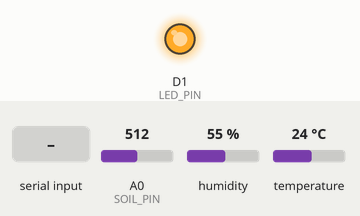
A sketch run on a simulated ESP8266 (NodeMCU). Shown: output pins drawn as LEDs (lit = HIGH). The test bench sets the inputs (shaded band); at power-on: A0 (SOIL_PIN) = 512, humidity 55 %, temperature 24 °C. What the sketch prints to the serial monitor is not drawn.

Above: at 1.2 s.
1.3 s: "WATER:90\n" received over Serial
Timing chart, 0 to 4.3 s (numbered marks = the images above; inputs shaded):
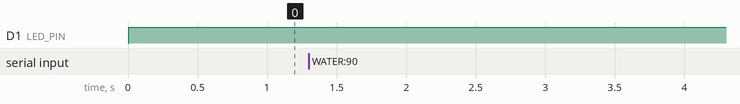

Measured:
- after the input at 1.3 s, D1 (LED_PIN): stays HIGH (without the input it goes to LOW after 0.74 s)

The sketch:

esp8266_maceta_inteligente.ino
```cpp
/*
   ============================================================
   PROYECTO MACETA INTELIGENTE - ESP8266 NodeMCU
   ============================================================

   COMPONENTES:
   - ESP8266 NodeMCU
   - Sensor humedad suelo capacitivo v2.0 (A0)
   - Sensor DHT11 (D4)
   - Optoacoplador CW401 + MOSFET IRFZ44N (D1)
   - LED Indicador y Mini bomba de agua (Controlados por D1)

   FUNCIONAMIENTO:
   - Lee la humedad del suelo y convierte a porcentaje de manera local.
   - Lee temperatura y humedad ambiente del DHT11.
   - Si la humedad es < 40% (planta seca), enciende la bomba automáticamente.
   - Soporta comando serial "WATER:<segundos>" enviado por el servidor Python de solarApp
     para activar un riego manual de duración específica.
   - Envía los datos formateados por Serial cada 2 segundos sin bloquear el CPU.

   ============================================================
*/

#include <DHT.h>

// =======================
// CONFIGURACION DHT11
// =======================
#define DHTPIN D4
#define DHTTYPE DHT11

DHT dht(DHTPIN, DHTTYPE);

// =======================
// SENSOR HUMEDAD SUELO
// =======================
#define SOIL_PIN A0

// =======================
// LED / MOSFET (BOMBA)
// =======================
#define LED_PIN D1

// =======================
// CALIBRACION SENSOR
// =======================
// Sensor totalmente al aire (seco) -> valor alto
// Sensor sumergido en agua (húmedo) -> valor bajo
const int valorSeco = 780;
const int valorHumedo = 350;

// Variables de sensores
int humedadSueloRaw = 0;
int porcentajeHumedad = 0;
float temperatura = 0.0;
float humedadAire = 0.0;

// Variables para el riego manual remoto (serial)
bool riegoManualActivo = false;
unsigned long finRiegoManual = 0;

// Temporizadores no bloqueantes
unsigned long ultimoEnvioSensores = 0;
const unsigned long intervaloSensores = 2000; // Enviar datos cada 2000 ms (2 segundos)

void setup() {
  // Inicialización de la comunicación serial
  Serial.begin(115200);

  // Inicializar sensor DHT
  dht.begin();

  // Configurar pin de salida del LED/Bomba
  pinMode(LED_PIN, OUTPUT);
  digitalWrite(LED_PIN, LOW); // Apagado por defecto

  Serial.println("====================================");
  Serial.println("SISTEMA MACETA INTELIGENTE INICIADO");
  Serial.println("====================================");
}

void loop() {
  // 1. LEER Y PROCESAR COMANDOS SERIALES (RIEGO MANUAL)
  if (Serial.available() > 0) {
    String comando = Serial.readStringUntil('\n');
    comando.trim();

    // El backend envía el comando en formato WATER:<segundos>
    if (comando.startsWith("WATER:")) {
      int duracionSegundos = comando.substring(6).toInt();
      if (duracionSegundos > 0) {
        riegoManualActivo = true;
        finRiegoManual = millis() + ((unsigned long)duracionSegundos * 1000);
        Serial.print("COMANDO RECIBIDO -> REGAR POR ");
        Serial.print(duracionSegundos);
        Serial.println(" SEGUNDOS");
      }
    }
  }

  // 2. VERIFICAR SI TERMINÓ EL RIEGO MANUAL
  if (riegoManualActivo && millis() >= finRiegoManual) {
    riegoManualActivo = false;
    Serial.println("RIEGO MANUAL FINALIZADO");
  }

  // 3. DETERMINAR SI SE DEBE ACTIVAR LA BOMBA
  // Se activa por tierra seca (Humedad < 40%) O por riego manual remoto
  bool bombaDeberiaEncender = (porcentajeHumedad < 40) || riegoManualActivo;

  if (bombaDeberiaEncender) {
    digitalWrite(LED_PIN, HIGH);
  } else {
    digitalWrite(LED_PIN, LOW);
  }

  // 4. LECTURA DE SENSORES Y ENVÍO DE DATOS PERIÓDICO (CADA 2 SEGUNDOS)
  unsigned long tiempoActual = millis();
  if (tiempoActual - ultimoEnvioSensores >= intervaloSensores) {
    ultimoEnvioSensores = tiempoActual;

    // Lectura del sensor de humedad de suelo capacitivo
    humedadSueloRaw = analogRead(SOIL_PIN);

    // Mapear el valor analógico crudo al rango porcentual de 0 a 100
    porcentajeHumedad = map(humedadSueloRaw, valorSeco, valorHumedo, 0, 100);
    porcentajeHumedad = constrain(porcentajeHumedad, 0, 100);

    // Lectura de temperatura y humedad ambiente
    float tempRead = dht.readTemperature();
    float humRead = dht.readHumidity();

    // Comprobar lecturas válidas del sensor DHT11
    if (!isnan(tempRead)) {
      temperatura = tempRead;
    }
    if (!isnan(humRead)) {
      humedadAire = humRead;
    }

    // Imprimir los datos en consola en el formato exacto que espera el backend de Python
    Serial.println("================================");
    Serial.print("Valor analogico: ");
    Serial.println(humedadSueloRaw);

    Serial.print("Humedad suelo: ");
    Serial.print(porcentajeHumedad);
    Serial.println(" %");

    Serial.print("Temperatura: ");
    Serial.print(temperatura);
    Serial.println(" °C");

    Serial.print("Humedad ambiente: ");
    Serial.print(humedadAire);
    Serial.println(" %");

    // Imprimir el estado del LED/Bomba para que el backend actualice el estado en tiempo real
    if (bombaDeberiaEncender) {
      Serial.println("TIERRA SECA -> BOMBA ENCENDIDO");
      Serial.println("BOMBA ENCENDIDO");
    } else {
      Serial.println("TIERRA HUMEDA -> BOMBA APAGADO");
      Serial.println("BOMBA APAGADO");
    }
    Serial.println("================================");
  }
}
```
